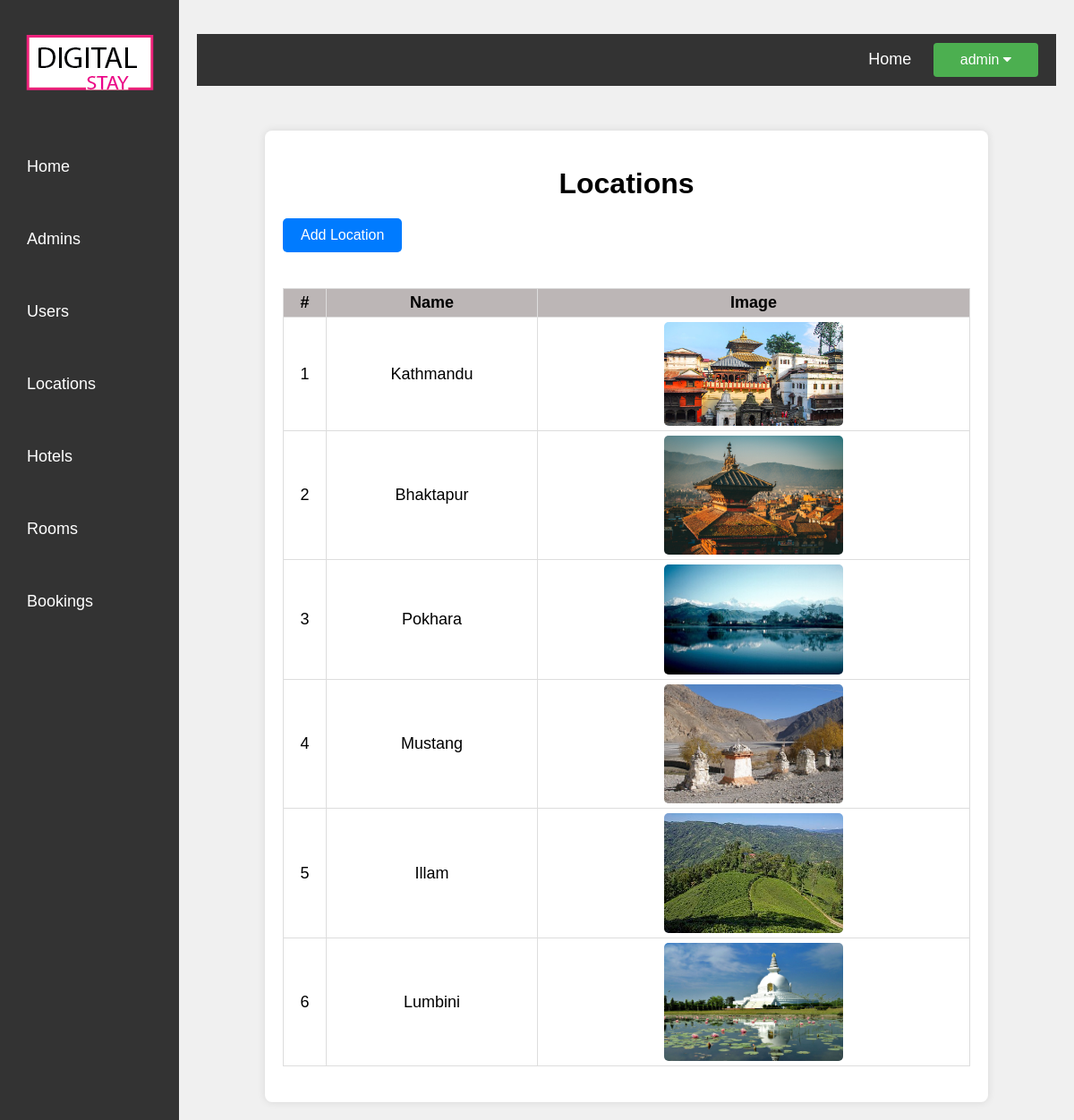
The page /admin/view_location.php (signed in) on the database its author committed.
### tables this page shows
CREATE TABLE `location` (
  `id` int(10) UNSIGNED NOT NULL,
  `name` varchar(20) NOT NULL,
  `active_status` tinyint(1) DEFAULT NULL,
  `image` varchar(255) DEFAULT NULL
);

### admin/view_location.php (the view, shortened to what this page needs)
<?php
include 'db_connect.php';
$sql = "SELECT * FROM location";
$result = $conn->query($sql);
require_once'components/adminhead.php';
require_once'components/header.php';?>
<head>
</head>
    <div class="location-container">
        <h1>Locations</h1>
        <a href="add_location.php" class="add-location-btn">Add Location</a>
        <table id="locationtable">
            <thead>
                <tr>
                    <th>#</th>
                    <th>Name</th>
                    <th>Image</th>
                </tr>
            </thead>
            <tbody>
                <?php
                if ($result->num_rows > 0) {
                    while($row = $result->fetch_assoc()) {
                        echo "<tr>";
                        echo "<td>" . $row['id'] . "</td>";
                        echo "<td>" . $row['name'] . "</td>";
                        echo "<td><img src='" . $row['image'] . "' alt='" . $row['name'] . "' width='200'></td>";
                    }
                } else {
                    echo "<tr><td colspan='5'>No locations found</td></tr>";
                }
                ?>
            </tbody>
        </table>
    </div>

### admin/components/adminhead.php (shortened to what this page needs)
<head>
        <link rel="stylesheet" href="admincss/admin_css.css">
        <link rel="stylesheet" href="admincss/admin.css">
        <link rel="stylesheet" href="https:/cdnjs.cloudflare.com/ajax/libs/font-awesome/4.7.0/css/font-awesome.min.css">
    </head>

### admin/components/header.php (shortened to what this page needs)
<!DOCTYPE html>
<html lang="en">
<head>
    <?php require_once 'components/adminhead.php'; ?>
</head>
<body>
    <div class="sidebar">
        <div class="logo"><img src="digitalstaylogo.png" alt="DigitalStay" onclick="window.location.href='dashboard.php'"></div>
        <ul>
            <li><a href="dashboard.php">Home</a></li>
            <li><a href="get_admin.php">Admins</a></li>
            <li><a href="get_users.php">Users</a></li>
            <li><a href="view_location.php">Locations</a></li>
            <li><a href="get_hotel.php">Hotels</a></li>
            <li><a href="rooms.php">Rooms</a></li>
            <li><a href="bookings.php">Bookings</a></li>
        </ul>
    </div>
    <div class="main-content">
        <div class="header">
            <div class="header-right">
                <a href="dashboard.php">Home</a>
                <div class="dropdown">
                    <button class="dropbtn"><?php echo htmlspecialchars($_SESSION['admin_username']); ?>
                        <i class="fa fa-caret-down"></i>
                    </button>
                </div>
            </div>
        </div>
</body>
</html>

### admin/admincss/admin_css.css (style rules this page uses)
body { margin: 0; font-family: Arial, sans-serif; }
.sidebar { width: 200px; height: 900vh; background-color: #333; color: rgb(59, 52, 52); position: fixed; top: 0; left: 0; padding-top: 20px; }
.sidebar .logo { font-size: 24px; text-align: center; margin-bottom: 30px; color: aquamarine; }
.sidebar ul { list-style: none; padding: 10px; }
.sidebar ul li { padding: 20px 10px; font-size: large; }
.sidebar ul li a { color: white; text-decoration: none; display: block; padding: 10px; }
.main-content { margin-left: 200px; padding: 20px; }
.header { background-color: #333; color: white; padding: 10px 20px; display: flex; justify-content: end; align-items: center; }
.header-right { align-content: right; }
.header a { color: white; text-decoration: none; margin-left: 10px; padding-right: 20px; font-size: large; }
.header .dropdown { position: relative; display: inline-block; }
h1 { text-align: center; margin-bottom: 20px; }
.locationtable th, td { border: 1px solid #ffffff; }
.locationtable th, td { padding: 12px; text-align: left; }
.location-container { width: 80%; margin: 0 auto; padding: 20px; background-color: #fff; box-shadow: 0 0 10px rgba(0, 0, 0, 0.1); margin-top: 50px; border-radius: 8px; }
table { width: fit-content; border-collapse: collapse; margin: 20px 0; font-size: 18px; text-align: left; }
table, th, td { border: 1px solid #ddd; }
th, td { padding: 10px; text-align: center; }
th { background-color: #f2f2f2; }
tr:nth-child(even) { background-color: #f9f9f9; }
img { border-radius: 5px; }
.add-location-btn { display: inline-block; padding: 10px 20px; margin-bottom: 20px; background-color: #007bff; color: white; text-decoration: none; border-radius: 5px; }
button { padding: 10px 20px; background-color: #28a745; color: white; border: none; border-radius: 5px; font-size: 16px; cursor: pointer; }
h1 { text-align: center; }
table { width: 100%; border-collapse: collapse; margin: 20px 0; }
td { background-color: white; }
th, td { padding: 5px; text-align: center; }
th { background-color: #bcb6b6; }
button { background-color: blue; color: white; cursor: pointer; border: none; }

### admin/admincss/admin.css (style rules this page uses)
body { font-family: Arial, sans-serif; background-color: #f0f0f0; justify-content: center; align-items: center; height: 100vh; margin: 0; }
button { background-color: #4CAF50; color: white; padding: 10px 30px; border: none; border-radius: 4px; cursor: pointer; }
body { font-family: Arial, sans-serif; margin: 0; padding: 0; }

### rows shown on the page
location: id "1", name "Kathmandu", image (picture)
location: id "2", name "Bhaktapur", image+name (picture)
location: id "3", name "Pokhara", image (picture)
location: id "4", name "Mustang", image (picture)
location: id "5", name "Illam", image (picture)
location: id "6", name "Lumbini", image (picture)

### other values the page prints
$_SESSION['admin_username'] "admin"
